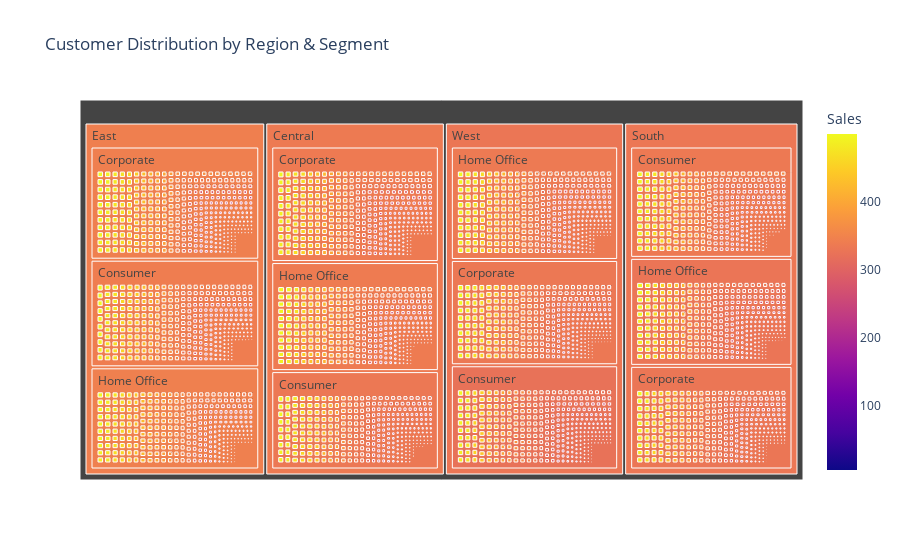

Notebook code cell kept with this figure:
### Code cell
fig = px.treemap(data, 
                 path=['Region', 'Segment', 'Customer Name'],  
                 values='Sales',  
                 color='Sales',  
                 title="Customer Distribution by Region & Segment")


fig.show()

### Figure 1 — Plotly figure (JSON) as saved in the notebook; plotly's stock layout.template omitted (floating-point values rounded to 4 significant figures; data arrays with more than 128 entries replaced by an {"elided": "..."} marker saying what was removed)
{"data": [{"branchvalues": "total", "customdata": {"elided": "5016x1 float values"}, "domain": {"x": [0, 1], "y": [0, 1]}, "hovertemplate": "labels=%{label}<br>Sales_sum=%{value}<br>parent=%{parent}<br>id=%{id}<br>Sales=%{color}<extra></extra>", "ids": {"elided": "5016 str values"}, "labels": {"elided": "5016 str values"}, "marker": {"coloraxis": "coloraxis", "colors": {"elided": "5016 float values"}}, "name": "", "parents": {"elided": "5016 str values"}, "type": "treemap", "values": {"elided": "5016 float values"}}], "layout": {"coloraxis": {"colorbar": {"title": {"text": "Sales"}}, "colorscale": [[0, "#0d0887"], [0.1111, "#46039f"], [0.2222, "#7201a8"], [0.3333, "#9c179e"], [0.4444, "#bd3786"], [0.5556, "#d8576b"], [0.6667, "#ed7953"], [0.7778, "#fb9f3a"], [0.8889, "#fdca26"], [1, "#f0f921"]]}, "legend": {"tracegroupgap": 0}, "title": {"text": "Customer Distribution by Region & Segment"}}}
